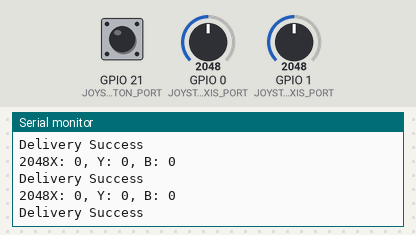
The sketch below on a simulated ESP32. On the bench: the last lines printed to the serial monitor. The test bench sets the inputs (shaded band); at power-on: GPIO 0 (JOYSTICK_X_AXIS_PORT) = 2048, GPIO 1 (JOYSTICK_Y_AXIS_PORT) = 2048, GPIO 21 (JOYSTICK_BUTTON_PORT) HIGH.

Above: at 1.2 s.
1.3 s: GPIO 0 (JOYSTICK_X_AXIS_PORT) set to 2866
At 1.56 s:
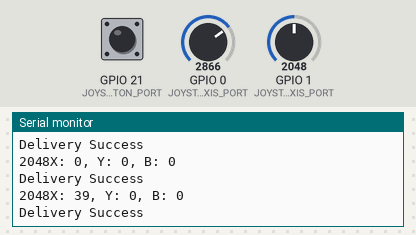
2.8 s: GPIO 1 (JOYSTICK_Y_AXIS_PORT) set to 2866
At 2.97 s:
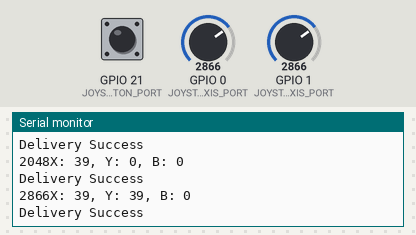
4.3 s: GPIO 21 (JOYSTICK_BUTTON_PORT) pulled LOW for 0.15 s
5.9 s: GPIO 0 (JOYSTICK_X_AXIS_PORT) set to 3603
At 6.18 s:
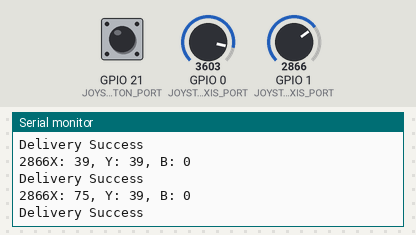
7.4 s: GPIO 21 (JOYSTICK_BUTTON_PORT) pulled LOW for 1 s
9.9 s: GPIO 1 (JOYSTICK_Y_AXIS_PORT) set to 3603
At 10.2 s:
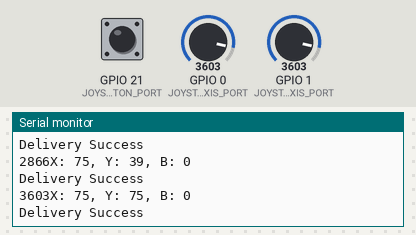
Timing chart, 0 to 12.4 s (numbered marks = the images above; inputs shaded):
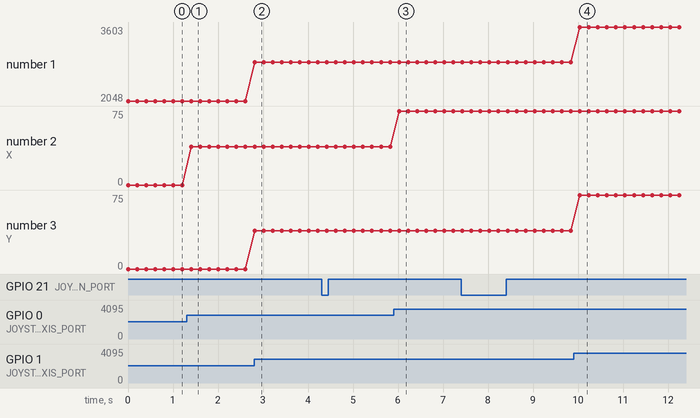

The sketch:

sender.ino
```cpp
#include <esp_now.h>
#include <WiFi.h>
#include <ArduinoJson.h>

#define JOYSTICK_X_AXIS_PORT 0
#define JOYSTICK_Y_AXIS_PORT 1
#define JOYSTICK_BUTTON_PORT 21
uint8_t receiverAddress[] = {0xdc, 0xda, 0x0c, 0x22, 0x85, 0x78}; // LOOK FOR ADDR
esp_now_peer_info_t peerInfo;
String sta;
volatile int Y_value;
volatile int X_value;
volatile int button_value;

//void OnDataSent(const uint8_t *mac_addr, esp_now_send_status_t status) {
void OnDataSent(const esp_now_send_info_t *info, esp_now_send_status_t status) {

  if(status == ESP_NOW_SEND_SUCCESS)
  sta="Delivery Success"; else sta="Delivery Fail";
  Serial.println(sta);
}
void setup() {
  Serial.begin(115200);
  pinMode(JOYSTICK_X_AXIS_PORT, INPUT);
  pinMode(JOYSTICK_Y_AXIS_PORT, INPUT);
  pinMode(JOYSTICK_BUTTON_PORT, INPUT_PULLUP);
  WiFi.mode(WIFI_STA);
  esp_now_init();
  esp_now_register_send_cb(OnDataSent); // Register peer
  memcpy(peerInfo.peer_addr, receiverAddress, 6);
  peerInfo.channel = 0; peerInfo.encrypt = false;
  esp_now_add_peer(&peerInfo);
  Serial.println("Everything setup");
}
void loop() {
  Y_value = ((analogRead(JOYSTICK_Y_AXIS_PORT) / 2048.0) - 1) * 100; // From -100 to 100
  X_value = ((analogRead(JOYSTICK_X_AXIS_PORT) / 2048.0) - 1) * 100; // From -100 to 100
  Serial.print(analogRead(JOYSTICK_Y_AXIS_PORT));
  button_value = !digitalRead(JOYSTICK_BUTTON_PORT);
  StaticJsonDocument<200> doc;
  doc["xSpeed"] = X_value;
  doc["ySpeed"] = Y_value;
  int x = doc["xSpeed"];
  int y = doc["ySpeed"];
  if (abs(x) < 20) {
    doc["xSpeed"] = 0;
  }
  if (abs(y) < 20) {
    doc["ySpeed"] = 0;
  }
  if (button_value == 1) {
    doc["xSpeed"] = "G";
  }

  // Serialize JSON to buffer
  char buffer[200];
  size_t len = serializeJson(doc, buffer);

  esp_now_send(receiverAddress, (uint8_t *)buffer, len);
  Serial.printf("X: %d, Y: %d, B: %d\n", X_value, Y_value, button_value);
  delay(200);
}
```

Measured:
- after the input at 1.3 s, the serial monitor: prints a new line after 0.11 s (image 1)
- after the input at 2.8 s, the serial monitor: prints a new line at once (image 2)
- after the input at 5.9 s, the serial monitor: prints a new line after 0.12 s (image 3)
- after the input at 9.9 s, the serial monitor: prints a new line after 0.14 s (image 4)
- plotted number 1: 2048 → 2866 after the input at 2.8 s, 2866 → 3603 after the input at 9.9 s
- plotted number 2: 0 → 39 after the input at 1.3 s, 39 → 75 after the input at 5.9 s
